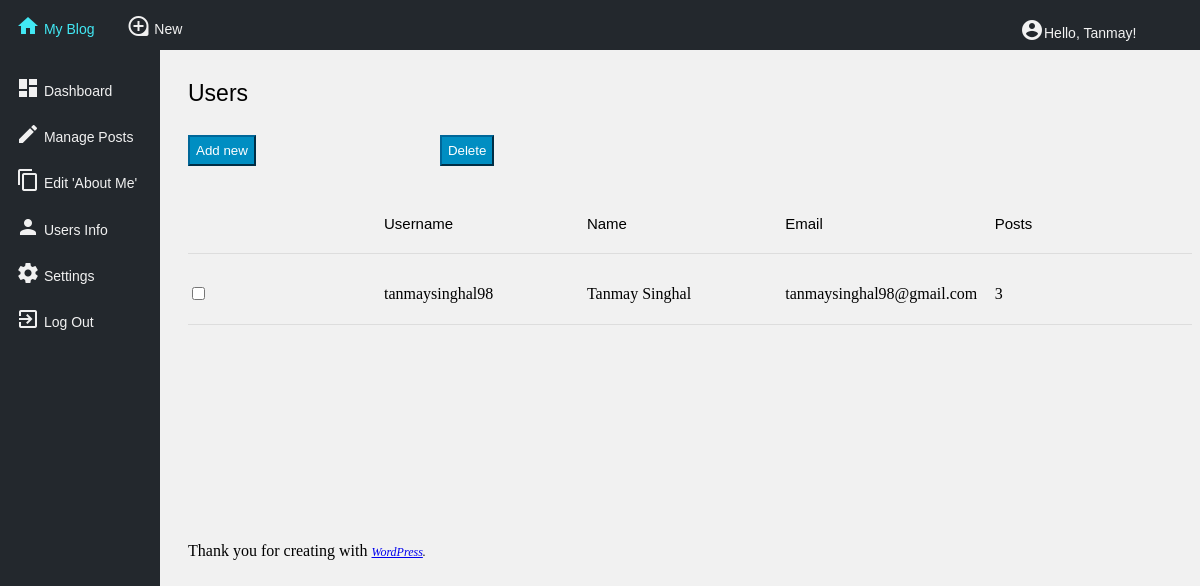
The page /users.php?user_id=1 on the database its author committed.
### tables this page shows
CREATE TABLE `User` (
  `user_id` int(11) NOT NULL AUTO_INCREMENT,
  `fname` varchar(20) DEFAULT NULL,
  `lname` varchar(20) DEFAULT NULL,
  `email` varchar(50) DEFAULT NULL,
  `password` varchar(50) DEFAULT NULL,
  `site_title` varchar(30) DEFAULT NULL,
  `tagline` varchar(50) DEFAULT NULL,
  `username` varchar(30) DEFAULT NULL,
  PRIMARY KEY (`user_id`)
);

### php/Database.php (called while the page is built, shortened)
<?php
class Db{
    private $conn;
    public function __construct($host, $username, $password, $db_name)
    {
            try {
                $this->conn = new PDO("mysql:host=localhost;dbname=Blog", "root", "root");
                $this->conn->setAttribute( PDO::ATTR_DEFAULT_FETCH_MODE, PDO::FETCH_ASSOC);
                $this->conn->exec("SET CLIENT_ENCODING TO UTF8");
                return $this->conn;
            }
            catch (PDOException $err) {
                echo "DB facing Problem";
                $err->getMessage();
               file_put_contents('PDOErrors.txt',$err, FILE_APPEND);
                die();
            }
        return $this->conn;
    }
    public function execSql($sql, $params, & $result_set)
    {
        $result = $this->conn->prepare($sql);
        $result->execute($params);
        if($result == FALSE)
        {
            $result_set   = NULL;
            $return_value = FALSE;
        }
        else if($result->rowCount() == 0)
        {
            $result_set   = NULL;
            $return_value = TRUE;
        }else
        {
            $result_set   = $result->fetchAll();
            $return_value = TRUE;
        }
        return $return_value;
    }
}

### users.php (the view, shortened to what this page needs)
<?php
require_once('php/Database.php');
$db = new Db(DB_SERVER, DB_USER, DB_PASSWORD, DB_DATABASE);
$user_id = $_GET['user_id'];
$query = "select * from User where user_id = ?";
$result = $db->execSql($query, array($user_id), $response);
$fname = $response[0]['fname'];
$site_title = $response[0]['site_title'];
?>
<!DOCTYPE html>
<html>
  <head>
    <html lang="en-us">
    <link rel="stylesheet" href="css/Users.css">
  </head>
  <body>
    <div class="sidenav">
      <a href="#"><i class="material-icons">dashboard</i> Dashboard</a>
      <a href="http://localhost/Blog/myposts.php?user_id=<?php echo $user_id?>"><i class="material-icons">edit</i> Manage Posts</a>
      <a href="http://localhost/Blog/myabout.php?user_id=<?php echo $user_id?>"><i class="material-icons">content_copy</i> Edit 'About Me'</a>
      <a href="http://localhost/Blog/users.php?user_id=<?php echo $user_id?>"><i class="material-icons">person</i> Users Info</a>
      <a href="http://localhost/Blog/Settings.php?user_id=<?php echo $user_id?>"><i class="material-icons">settings</i> Settings</a>
      <a href="http://localhost/Blog/Login.php"><i class="material-icons">exit_to_app</i> Log Out</a>
    </div>
    <div class="topnav">
      <a href="http://localhost/Blog/index.php?site_title=<?php echo $site_title?>"><i class="material-icons">home</i> My Blog</a>
      <a href="http://localhost/Blog/newPost.php?user_id=<?php echo $user_id?>"><i class="material-icons">loupe</i> New</a>
      <p style="margin-left: 85%"><i class="material-icons">account_circle</i>Hello, <?php echo $fname?>!</p>
    </div>
    <h3>Users</h3>
    <button>Add new</button>
    <button>Delete</button>
    <br><br>
    <table>
      <tr>
        <th></th>
        <th>Username</th>
        <th>Name</th>
        <th>Email</th>
        <th>Posts</th>
      </tr>
      <?php
      $query = "select username,fname,lname,email from User where user_id = ?";
    $result = $db->execSql($query, array($user_id), $response);
    $query1 = "select count(post_id) as nop from Posts where user_id = ?";
    $result2 = $db->execSql($query1, array($user_id), $response3);
    for($i = 0; $i < sizeof($response); $i++)
            {
              echo '<tr><td><input type="checkbox" name="usernameSelect"></td>';
              echo '<td>'.$response[$i]['username'].'</td>';
              echo '<td>'.$response[$i]['fname'].' '.$response[$i]['lname'].'</td>';
              echo '<td>'.$response[$i]['email'].'</td>';
               echo '<td>'.$response3[0]['nop'].'</td>';
              echo '</tr>';
            }
    ?>
    </table>
    <br><br>
    <button style="margin-left:1%">Apply changes</button>
    <p id="left1">Thank you for creating with <em><a href="#">WordPress</a>.<em></p>
  </body>
</html>

### css/Users.css (style rules this page uses)
h3 { font-size: 23px; font-weight: 400; padding: 9px 0 4px; line-height: 29px; margin-left: 180px; margin-top: 70px; font-family: Arial; }
th { vertical-align: top; text-align: left; padding: 30px 10px 20px 0; width: 200px; font-family: Arial; line-height: 1.3; font-weight: 400; font-size: 15px; border-bottom: 1px solid #ddd; }
td { padding: 30px 10px 20px 0; text-align: left; border-bottom: 1px solid #ddd; }
table { margin-left: 180px; border-collapse: collapse; }
em { font-size: 12px; }
button { background: #008ec2; border-color: #006799; color: #fff; height: 2.3em; margin-left: 180px; }
body { background-color: #f1f1f1; }
.material-icons { vertical-align:sub; }
.sidenav { height: 100%; width: 160px; position: fixed; z-index: 1; top: 50px; left: 0; background-color: #23282d; overflow-x: hidden; padding-top: 20px; }
.sidenav a { text-decoration: none; font-family: Arial; display: block; font-size: 14px; color: #f1f1f1; line-height: 18px; padding: 6px 8px 16px 16px; }
.topnav { width: 100%; height: 50px; top: 0; left: 0; position: fixed; background-color: #23282d; overflow: hidden; }
.topnav a { float: left; color: #f1f1f1; text-align: center; padding: 14px 16px; text-decoration:none; font-size: 14px; font-family: Arial; line-height: 18px; }
.topnav p { color: #f2f2f2; margin-left: 92%; margin-top: 1.5%; font-family: Arial; font-size: 14px; }
#left1 { margin-left: 180px; margin-top:150px; }

### rows shown on the page
user: fname "Tanmay", username "tanmaysinghal98", lname "Singhal", email "tanmaysinghal98@gmail.com", nop "3"
